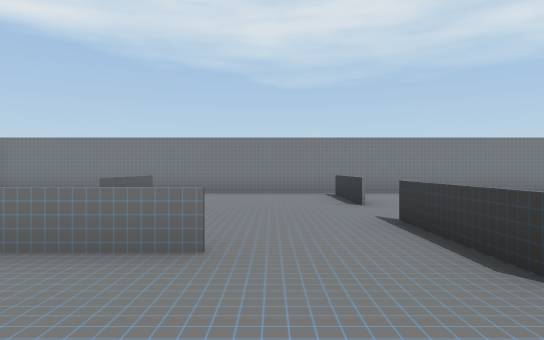
View 1 (above)

15 first-person views from a walk through a scene from a Unity 3-D project. The camera is 1.2 m above the floor, looks level and sees 75° across. The floor is counted in squares, 2 m on a side. Each view is taken from the middle of a square. On the plan, view 1 faces up. The plan holds only what a view shows up to about 10 squares ahead; the rest is blank. The player character is not drawn. Some animated figures are not drawn. Some surface patterns are stand-ins.

View 2
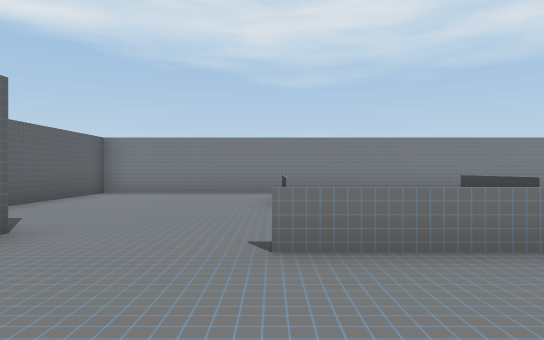

View 3
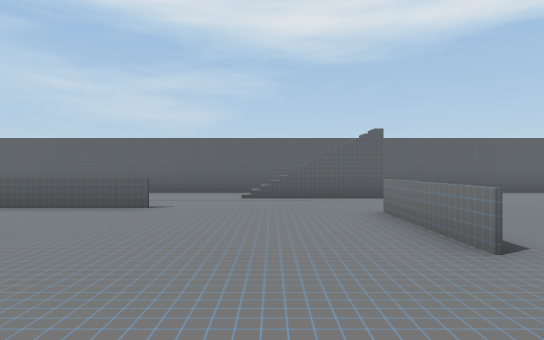

View 4
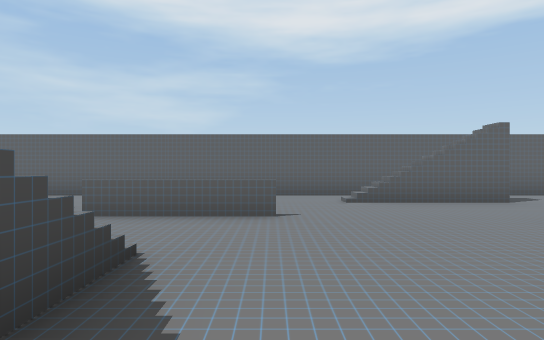

View 5
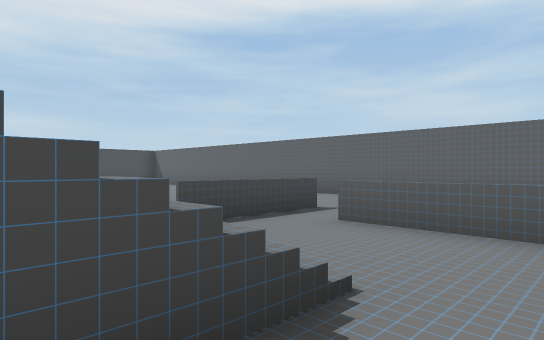

View 6
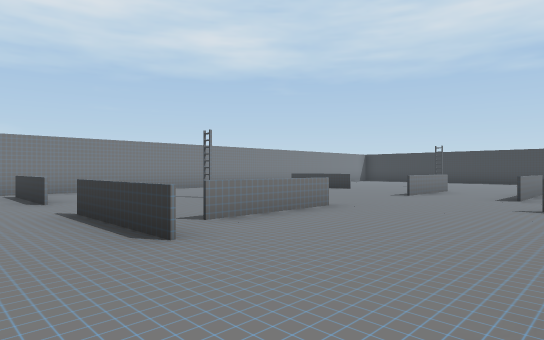

View 7
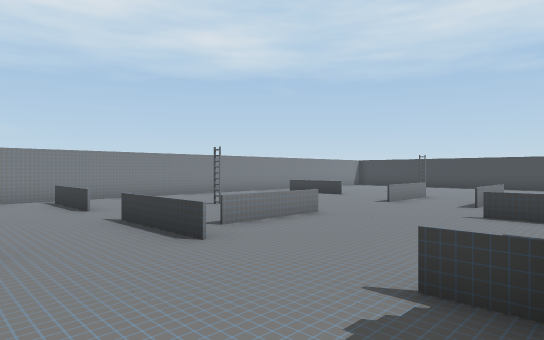

View 8
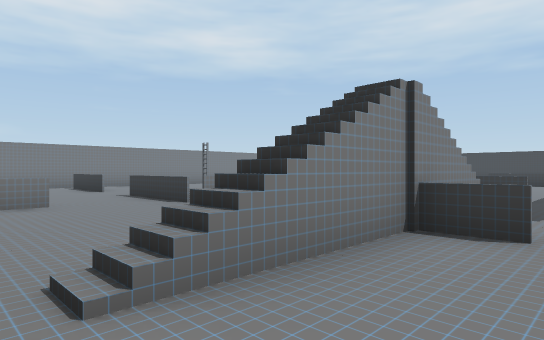

View 9
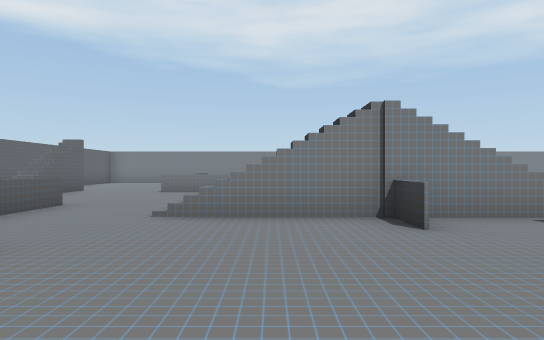

View 10
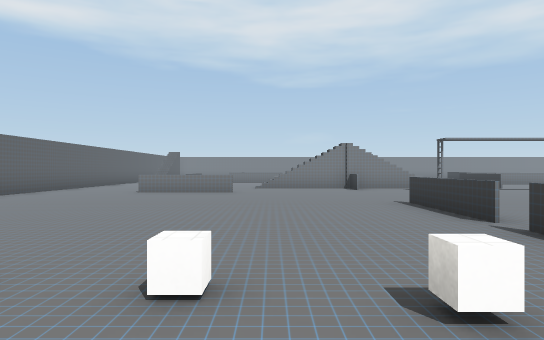

View 11
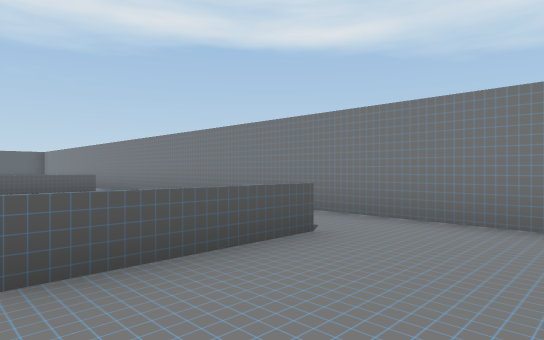

View 12
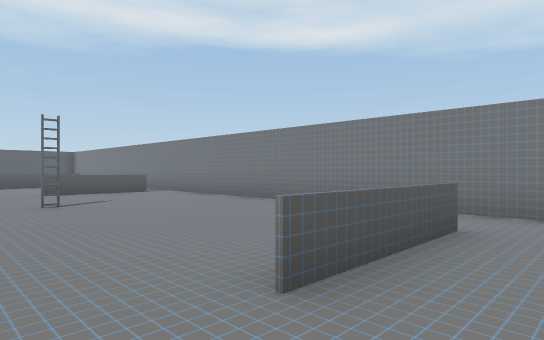

View 13
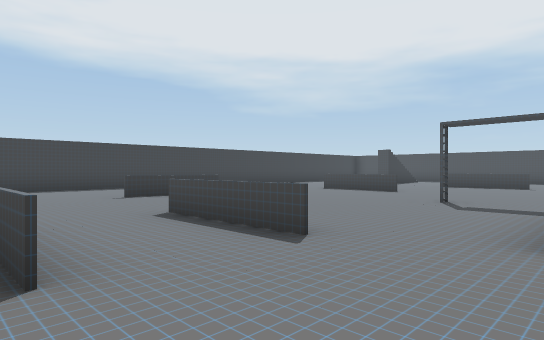

View 14
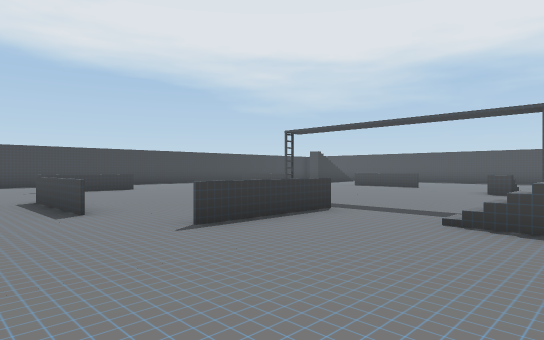

View 15
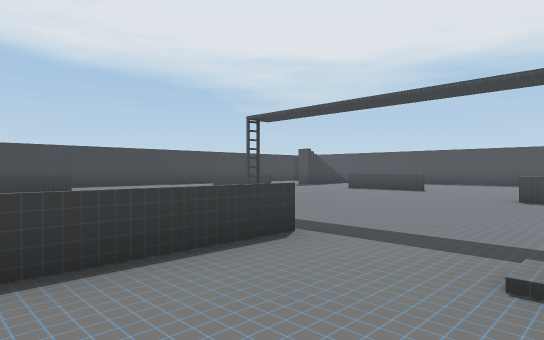

### Floor plan
Key: @ floor where view 1 was taken; # wall or solid block; x gap in a wall; . floor; / step, stairs or slope; = window, fence, low wall or low ledge; O other object.
Columns run from 8 left of view 1 to 18 right of it. Each row starts with its distance up from view 1.
 10  ###################
  9 #
  8 #    #    =
  7 #    O    =       =
  6 #    O    = OO    =
  5 #           OO      .
  4 #         =        .
  3 # #  OOO  #OO .  OO
  2 # #       =.
  1 # =       .               #
  0 #    .  @   . O ===   O   #
 -1 #   #   ..=   #       #
 -2 #   O  /##=   O       O
 -3 #   O     =
 -4 #     .
 -5 #   ===
 -6 #                  ==
 -7 #       .
 -8 #         =
 -9           =
-10           x
-11           =
-12
-13
-14        .

Positions as (right, up) in squares from view 1, and headings:
1: (0, 0), facing up
2: (-3, 0), facing up
3: (2, 1), facing left
4: (1, -1), facing left
5: (0, -1), facing down-left
6: (0, -1), facing up-right
7: (-1, -2), facing up-right
8: (-2, -4), facing up-right
9: (0, -7), facing up
10: (-1, -14), facing up
11: (12, 5), facing up-left
12: (11, 4), facing up-left
13: (6, 3), facing down-right
14: (3, 2), facing down-right
15: (4, 0), facing down-right
